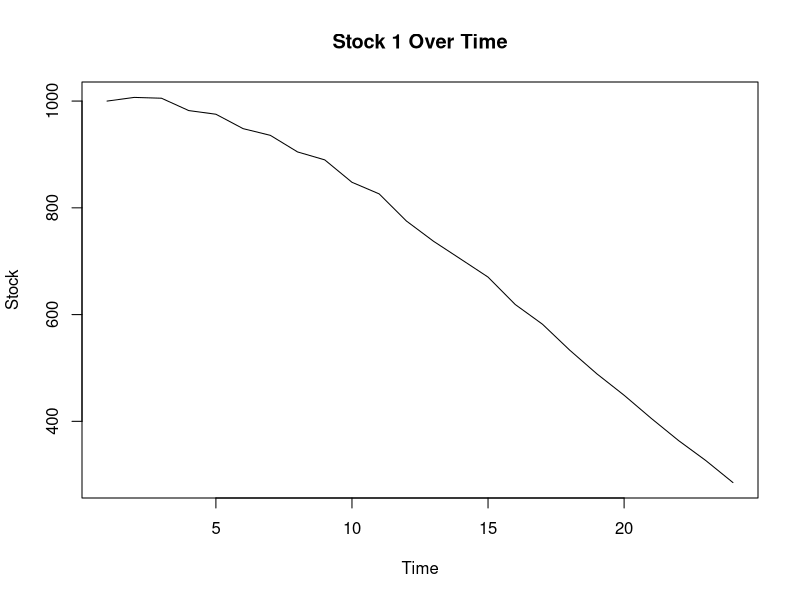
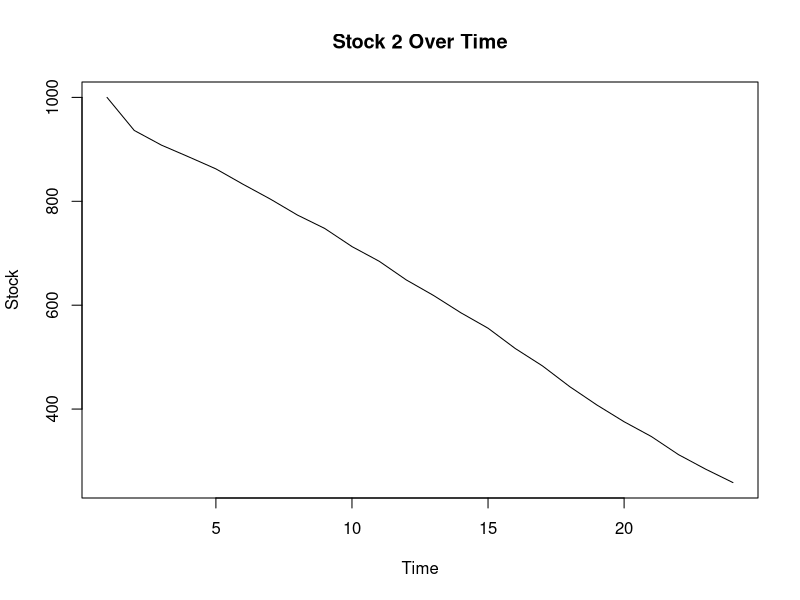
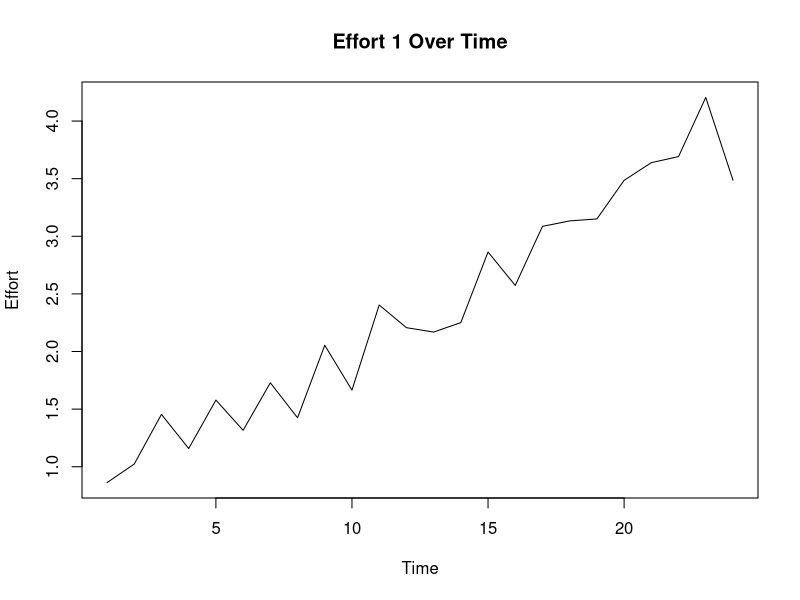
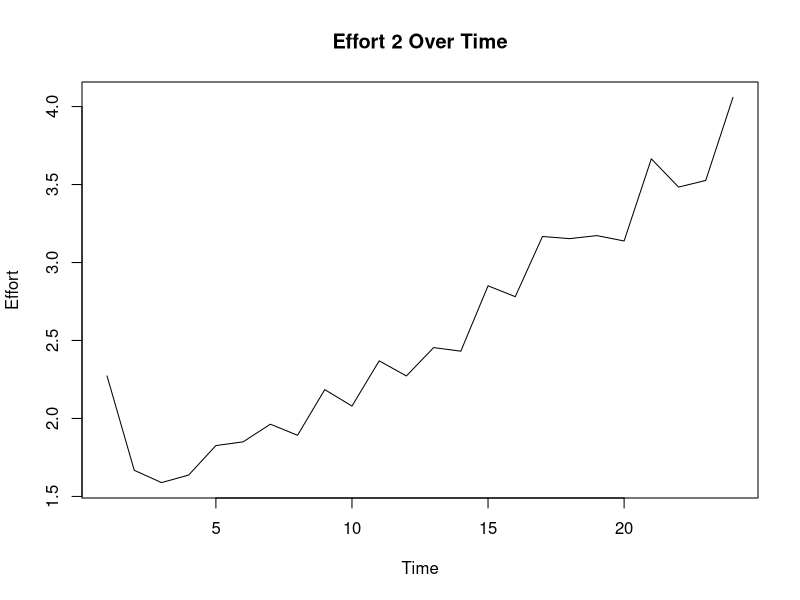
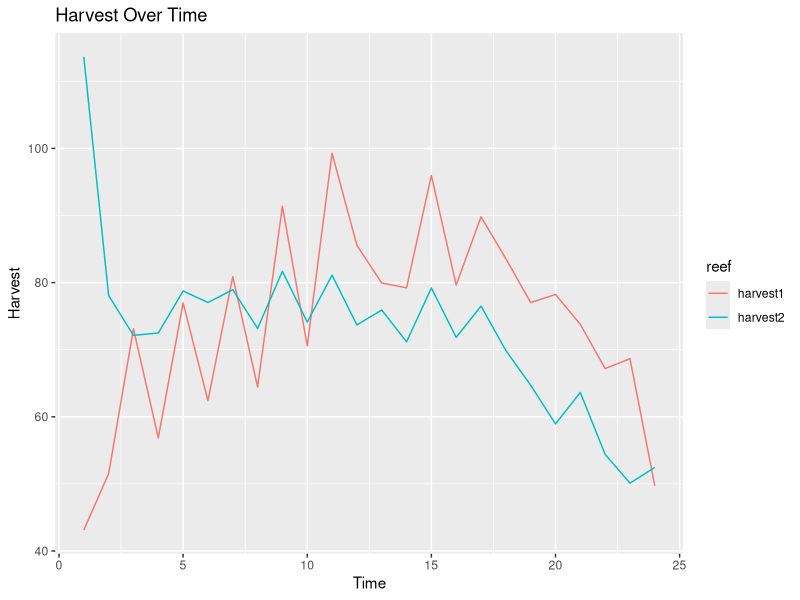

These figures' R source, in order:
## ---- chunk 1
knitr::opts_chunk$set(echo = TRUE)
## ---- chunk 2
# Clear Env
rm(list = ls())

# Load Libraries
library(tidyverse)
library(nloptr)
library(knitr)

# Set seed for reproducibility
set.seed(1234)
## ---- chunk 3


# Define function that runs model and returns a dataframe with the run model.
# Params: E1 and E2 are vectors representing fishing effort throughout all periods.
run_model <- function(E1, E2, max_effort, initial_stock, carrying_capacity, r, q, z, num_periods){
  # Initialize vectors to track everything we need.
  stock1 <- vector(mode = "numeric", length = num_periods)
  stock2 <- vector(mode = "numeric", length = num_periods)
  reproductive_growth_1 <- vector(mode = "numeric", length = num_periods)
  reproductive_growth_2 <- vector(mode = "numeric", length = num_periods)
  immigration_1 <- vector(mode = "numeric", length = num_periods)
  immigration_2 <- vector(mode = "numeric", length = num_periods)
  harvest_1 <- vector(mode = "numeric", length = num_periods)
  harvest_2 <- vector(mode = "numeric", length = num_periods)
  harvest_total <- vector(mode = "numeric", length = num_periods)
  
  # Run the model
  for (i in 1:num_periods){
    
    # Stock updates
    if(i==1) {
      # If it's the first step, set the stock to the initial stock
      stock1[i] <- initial_stock
      stock2[i] <- initial_stock
    } else {
      # Otherwise, update the stock based on the previous stock and the other factors
      stock1[i] <- stock1[i-1] + reproductive_growth_1[i-1] + immigration_1[i-1] - harvest_1[i-1]
      stock2[i] <- stock2[i-1] + reproductive_growth_2[i-1] + immigration_2[i-1] - harvest_2[i-1]
    }
    
    # browser()
    
    # Reproductive growth -- fish that will be added to the stock from offspring
    # of current stock by the END of the current period
    reproductive_growth_1[i] <- r*stock1[i]*(1-stock1[i]/carrying_capacity)
    reproductive_growth_2[i] <- r*stock2[i]*(1-stock2[i]/carrying_capacity)
    
    # Immigration -- fish that will be added to the stock from migration
    # by the END of the current period
    immigration_1[i] <- z*(carrying_capacity-stock1[i])
    immigration_2[i] <- z*(carrying_capacity-stock2[i])
    
    # Harvest -- num fish removed by harvesting by the END of the current period
    harvest_1[i] <- q*E1[i]*stock1[i]
    harvest_2[i] <- q*E2[i]*stock2[i]
    harvest_total[i] <- harvest_1[i] + harvest_2[i]
    
    # browser()
    
  }
  
  # Return a dataframe with all the data
  return(data.frame(stock1, stock2, reproductive_growth_1, reproductive_growth_2, 
                    immigration_1, immigration_2, harvest_1, harvest_2, harvest_total))
}
## ---- chunk 4
# Objective Function
# assume choice is a vector consisting of 2 elements: E1 and E2
objective_function <- function(choice, max_effort, initial_stock, carrying_capacity, r, q, z, num_periods){

  
  # Extract E1 and E2
  E1 <- choice[1:num_periods]
  E2 <- choice[(num_periods+1):(2*num_periods)]
  
  # browser()
  
  # Run the model
  model_data <- run_model(E1, E2, max_effort, initial_stock, carrying_capacity, r, q, z, num_periods)
  
  # Return the log of the sum of the total harvest
  return(-log(sum(model_data$harvest_total)))
}

# Constraint Function
# require that the sum of the two choices is equal to the max effort
# assume choice is a vector consisting of 2 subvectors: E1 and E2
constraint_function <- function(choice, max_effort, initial_stock, carrying_capacity, r, q, z, num_periods){
  # Extract E1 and E2.
  # this will require subindexing the vector
  E1 <- choice[1:num_periods]
  E2 <- choice[(num_periods+1):(2*num_periods)]
  
  # Return the difference between the sum of the two choices and the max effort
  return(E1 + E2 - max_effort)
}
## ---- chunk 5

# Options
local_opts<-list("algorithm"="NLOPT_LN_COBYLA",xtol_rel=1e-15)
options=list("algorithm"="NLOPT_LN_AUGLAG",xtol_rel=1e-15,maxeval=32000,"local_opts"=local_opts)

# Run optimization with best estimates of parameters
SIMULATION_LENGTH <- 24 # Set to 600 eventually, keep it low to test.
INITIAL_STOCK <- 1000
CARRYING_CAPACITY <- 2000
GROWTH_RATE <- 0.1
EFFORT_CAP <- 15
HARVEST_CONSTANT <- 0.05
MIGRATION_CONSTANT <- 0

# Set seed
set.seed(1234)

result <- nloptr(x0 = c(rep(1, SIMULATION_LENGTH), rep(1, SIMULATION_LENGTH)), eval_f = objective_function, lb = c(rep(0, SIMULATION_LENGTH), rep(0, SIMULATION_LENGTH)), ub = c(rep(EFFORT_CAP, SIMULATION_LENGTH), rep(EFFORT_CAP, SIMULATION_LENGTH)),
                 eval_g_ineq = constraint_function, opts = options, 
                 max_effort = EFFORT_CAP, initial_stock = INITIAL_STOCK, 
                 carrying_capacity = CARRYING_CAPACITY, r = GROWTH_RATE, 
                 q = HARVEST_CONSTANT, z = MIGRATION_CONSTANT, num_periods = SIMULATION_LENGTH)


# Extract the optimal values
optimal_values <- result$solution
optimal_values



## ---- chunk 6
# Run the model with opimal values
optimal_run <- run_model(optimal_values[1:SIMULATION_LENGTH], optimal_values[(SIMULATION_LENGTH+1):(2*SIMULATION_LENGTH)], EFFORT_CAP, INITIAL_STOCK, CARRYING_CAPACITY, GROWTH_RATE, HARVEST_CONSTANT, MIGRATION_CONSTANT, SIMULATION_LENGTH)
# optimal_run <- run_model(, EFFORT_CAP, INITIAL_STOCK, CARRYING_CAPACITY, GROWTH_RATE, HARVEST_CONSTANT, MIGRATION_CONSTANT, SIMULATION_LENGTH)

# Plot the results

plot(optimal_run$stock1, type = "l", xlab = "Time", ylab = "Stock", main = "Stock 1 Over Time")
plot(optimal_run$stock2, type = "l", xlab = "Time", ylab = "Stock", main = "Stock 2 Over Time")

# plot(optimal_run$harvest_1, type = "l", xlab = "Time", ylab = "Harvest", main = "Harvest 1 Over Time")
# plot(optimal_run$harvest_2, type = "l", xlab = "Time", ylab = "Harvest", main = "Harvest 2 Over Time")

plot(optimal_values[1:SIMULATION_LENGTH], type = "l", xlab = "Time", ylab = "Effort", main = "Effort 1 Over Time")
plot(optimal_values[(SIMULATION_LENGTH+1):(2*SIMULATION_LENGTH)], type = "l", xlab = "Time", ylab = "Effort", main = "Effort 2 Over Time")

# Plot harvest 1 and harvest 2 over time together on one graph
# use ggplot
harvest_data <- data.frame(time = 1:SIMULATION_LENGTH, harvest1 = optimal_run$harvest_1, harvest2 = optimal_run$harvest_2)
harvest_data <- gather(harvest_data, key = "reef", value = "harvest", -time)

ggplot(harvest_data, aes(x = time, y = harvest, color = reef)) + geom_line() + labs(title = "Harvest Over Time", x = "Time", y = "Harvest")





